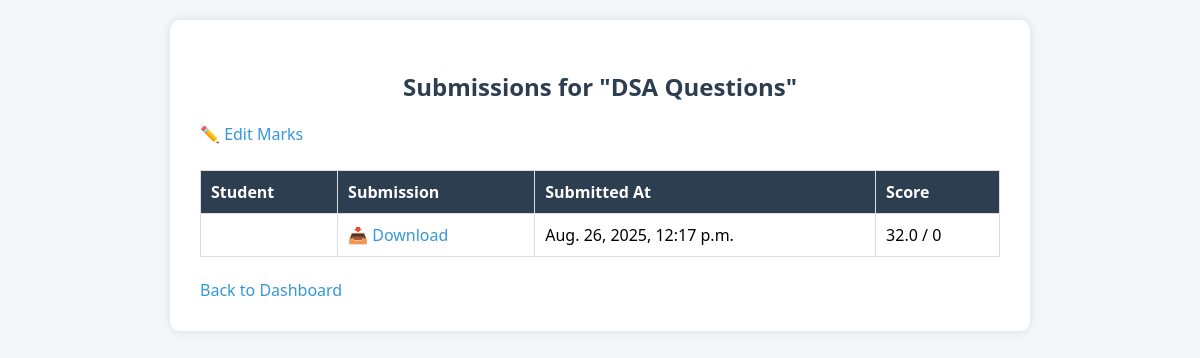
/assignments/1/submissions/, run on the app's committed database.
### assignments/models.py (models this page shows, shortened)
class Assignment(models.Model):
    title = models.CharField(max_length=200)
    classroom = models.ForeignKey(Classroom, related_name='assignments', on_delete=models.CASCADE)
    teacher = models.ForeignKey(settings.AUTH_USER_MODEL, on_delete=models.CASCADE)
    question_file = models.FileField(upload_to='assignments/questions/')
    question_solution_file = models.FileField(upload_to='assignments/solutions/')
    deadline = models.DateTimeField()
    created_at = models.DateTimeField(auto_now_add=True)
    total_marks = models.FloatField(default=0)

class StudentSubmission(models.Model):
    assignment = models.ForeignKey(Assignment, related_name='submissions', on_delete=models.CASCADE)
    student = models.ForeignKey(settings.AUTH_USER_MODEL, on_delete=models.CASCADE)
    submitted_file = models.FileField(upload_to='assignments/submissions/')
    submitted_at = models.DateTimeField(auto_now_add=True)
    grade = models.FloatField(default=0)
    feedback = models.TextField(blank=True, default='')  # General comment if needed
    graded = models.BooleanField(default=False)

### assignments/views.py (the view)
# urls.py: path('<int:assignment_id>/submissions/', views.view_submissions, name='view_submissions'),
def view_submissions(request, assignment_id):
    assignment = get_object_or_404(Assignment, id=assignment_id)
    submissions = assignment.submissions.all()
    total_marks = calculate_total_marks(assignment)
    is_student = hasattr(request.user, 'student_profile')
    return render(request, 'view_submissions.html', {
        'assignment': assignment,
        'submissions': submissions,
        'total_marks': total_marks,
        'is_student': is_student,
    })

### assignments/grader.py (called while the page is built)
def extract_text_from_pdf(pdf_path):
    doc = fitz.open(pdf_path)
    text = ''
    for page in doc:
        text += page.get_text()
    return text

### assignments/views.py (called while the page is built)
def calculate_total_marks(assignment):
    solution_pdf_path = assignment.question_solution_file.path
    try:
        text = extract_text_from_pdf(solution_pdf_path)
        parsed = parse_question_bank(text)
        total_marks = 0
        for qid, qdata in parsed.items():
            if qdata['subparts']:
                for sub in qdata['subparts'].values():
                    total_marks += sub['marks']
            else:
                total_marks += qdata['marks']
        return total_marks
    except Exception as e:
        print(f"Error calculating marks: {e}")
        return 0  # Fallback if parsing fails

### assignments/templates/view_submissions.html (shortened to what this page needs)
<!DOCTYPE html>
<html>
<head>
</head>
<body>
<div class="container">
    <h2>Submissions for "{{ assignment.title }}"</h2>
    <table>
        <thead>
        <tr>
            <th>Student</th>
            <th>Submission</th>
            <th>Submitted At</th>
            <th>Score</th>
        </tr>
        </thead>
        <tbody>
        {% for submission in submissions %}
            <tr>
                <td>{{ submission.student.get_full_name }}</td>
                <td><a href="{{ submission.submitted_file.url }}" download>📥 Download</a></td>
                <td>{{ submission.submitted_at }}</td>
                <td>
                    {% if submission.graded %}
                        {{ submission.grade }} / {{ total_marks }}
                    {% else %}
                        Not graded yet
                    {% endif %}
                </td>
                <a href="{% url 'assignments:edit_submission_marks' submission.id %}" class="btn btn-warning btn-sm">✏️ Edit Marks</a>
            </tr>
        {% empty %}
            <tr>
                <td colspan="{% if is_student %}5{% else %}4{% endif %}">No submissions yet.</td>
            </tr>
        {% endfor %}
        </tbody>
    </table>
    <br>
    <a href="{% url 'accounts:teacher_dashboard' %}">Back to Dashboard</a>
</div>
</body>
</html>

### assignments/templates/view_submissions.html (style rules this page uses)
body { font-family: 'Segoe UI', Tahoma, Geneva, Verdana, sans-serif; background-color: #f4f7f9; margin: 0; padding: 20px; }
.container { max-width: 800px; margin: auto; background: white; padding: 30px; border-radius: 10px; box-shadow: 0 0 12px rgba(0, 0, 0, 0.1); }
h2 { text-align: center; color: #2c3e50; margin-bottom: 20px; }
table { width: 100%; border-collapse: collapse; margin-top: 25px; }
table th, table td { border: 1px solid #ddd; padding: 10px; text-align: left; }
table th { background-color: #2c3e50; color: white; }
a { color: #3498db; text-decoration: none; }

### data on the page
Assignment: title "DSA Questions"
StudentSubmission: submitted_at "Aug. 26, 2025, 12:17 p.m.", grade "32.0", total_marks "0"
